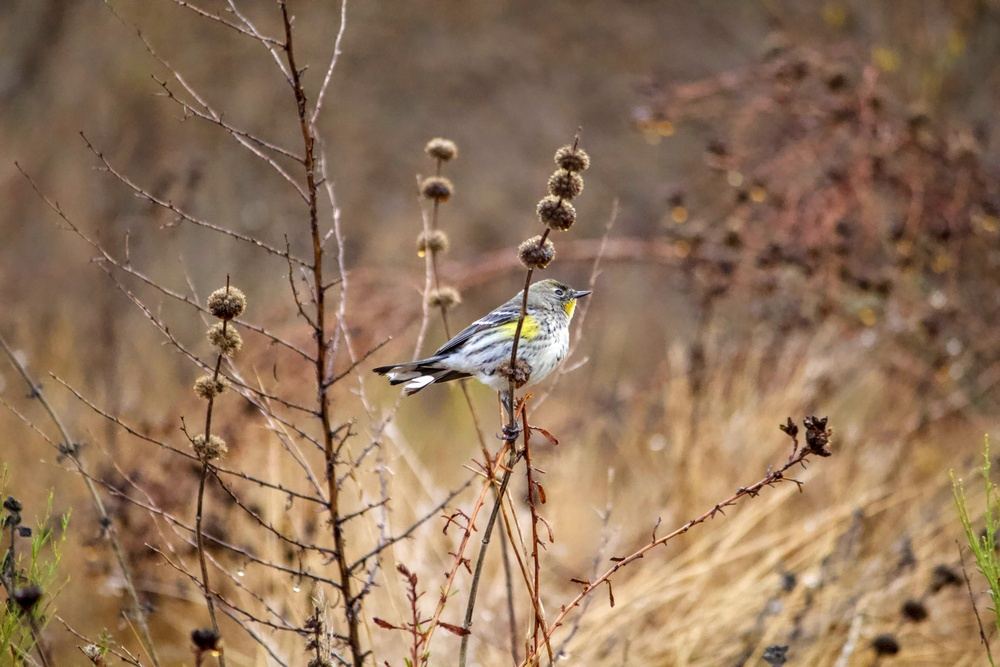
#> input picture bird1.jpg, 1000 x 667 px, shrunk from 4898 x 3265 before the run
$ python main.py
#> lines starting #> are read from the running program, lines starting #| are printed output that depends on the picture; long printed decimals are rounded
from PIL import Image

'''
bird1 - original image
bird2 - subtle difference
bird3 - different bird, same setting
'''

def comp(p1, p2, p1open, p2open):
  if (p1open.size[0] != p2open.size[0] or p1open.size[1] != p2open.size[1]):
    return -1
  diffscore = 0
  for i in range(p1open.size[0]):
    for j in range(p1open.size[1]):
      diffscore += (p1[i,j][0] - p2[i,j][0] + p1[i,j][1] - p2[i,j][1] + p1[i,j][2] - p2[i,j][2])/3
  return diffscore

p1open = Image.open("bird1.jpg")
#> p1open is the input picture: PIL image 1000x667 RGB; mean R, G, B 144.1, 115.3, 90
p2open = Image.open("bird2.jpg")
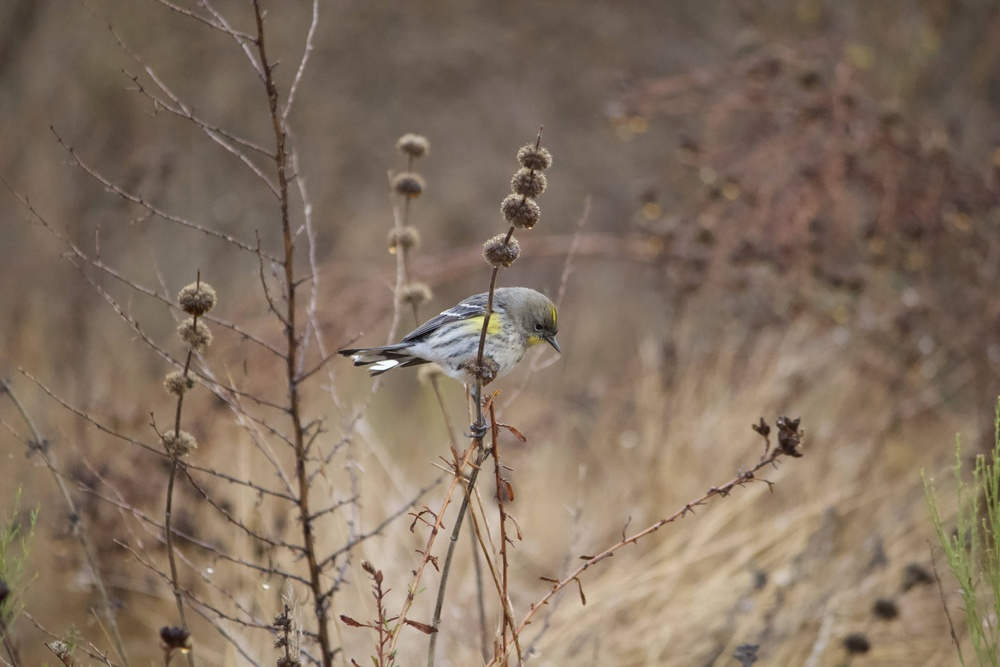
#> input picture bird2.jpg, 1000 x 667 px, shrunk from 4898 x 3265 before the run
#> p2open is the input picture: PIL image 1000x667 RGB; mean R, G, B 130.1, 112.1, 96
p3open = Image.open("bird3.jpg")
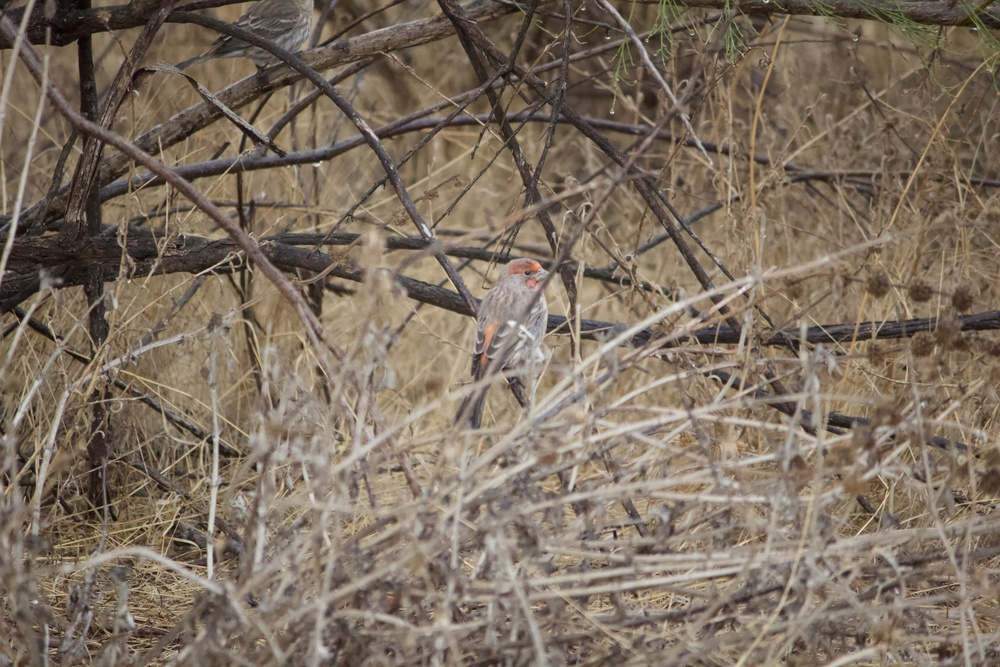
#> input picture bird3.jpg, 1000 x 667 px, shrunk from 4898 x 3265 before the run
#> p3open is the input picture: PIL image 1000x667 RGB; mean R, G, B 125.6, 111.2, 96.2

p1 = p1open.load()
p2 = p2open.load()
p3 = p3open.load()

diffscore1 = 0
diffscore2 = 0

for i in range(p1open.size[0]):
  for j in range(p1open.size[1]):
    diffscore1 += (p1[i,j][0] - p2[i,j][0] + p1[i,j][1] - p2[i,j][1] + p1[i,j][2] - p2[i,j][2])/3
    diffscore2 += (p1[i,j][0] - p3[i,j][0] + p1[i,j][1] - p3[i,j][1] + p1[i,j][2] - p3[i,j][2])/3
#> after the loop, diffscore1 = 2529695.7; diffscore2 = 3684563

print(str(diffscore1/(p1open.size[0]*p1open.size[1])))
#| 3.793
print(str(diffscore2/(p1open.size[0]*p1open.size[1])))
#| 5.524
